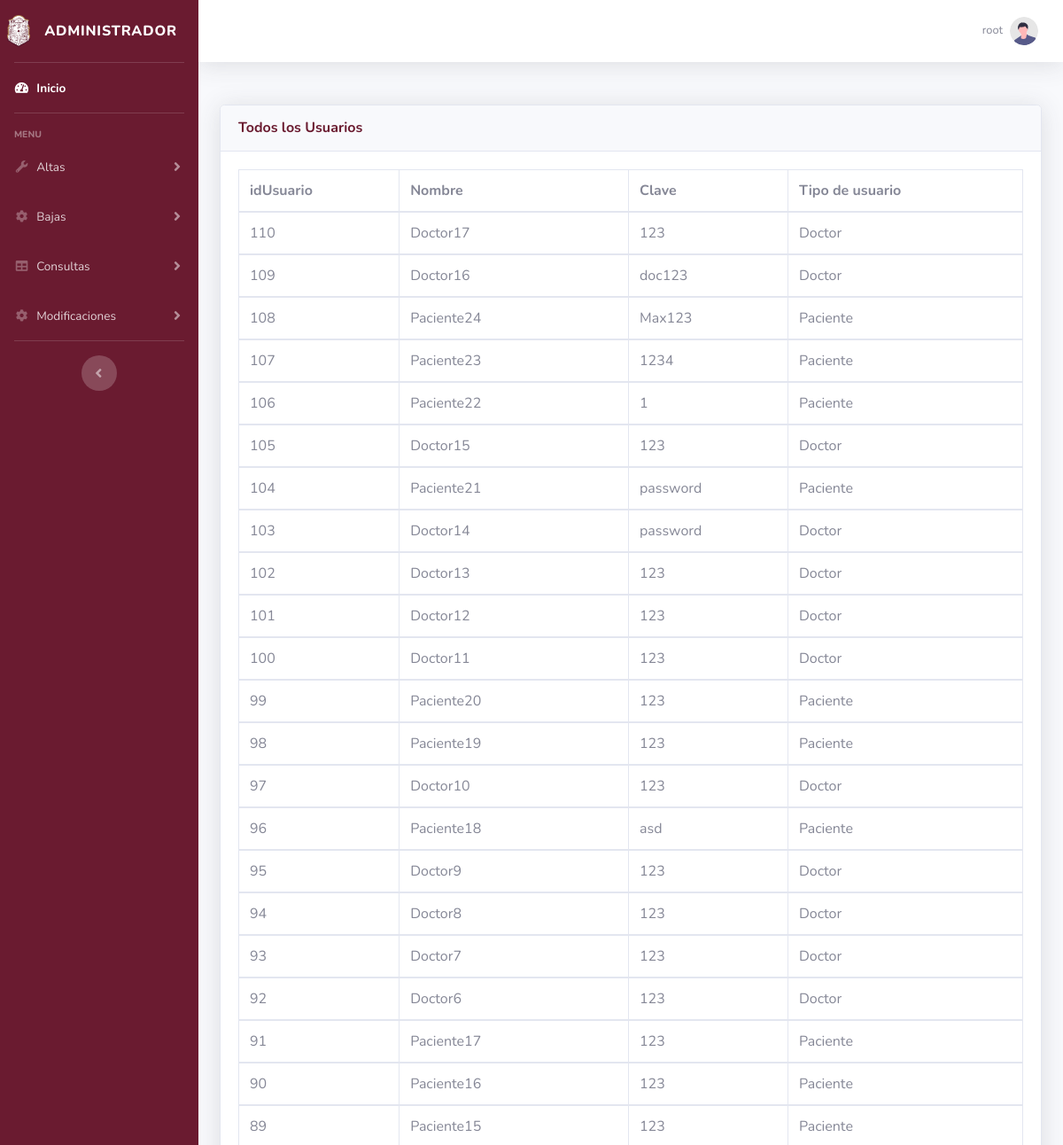
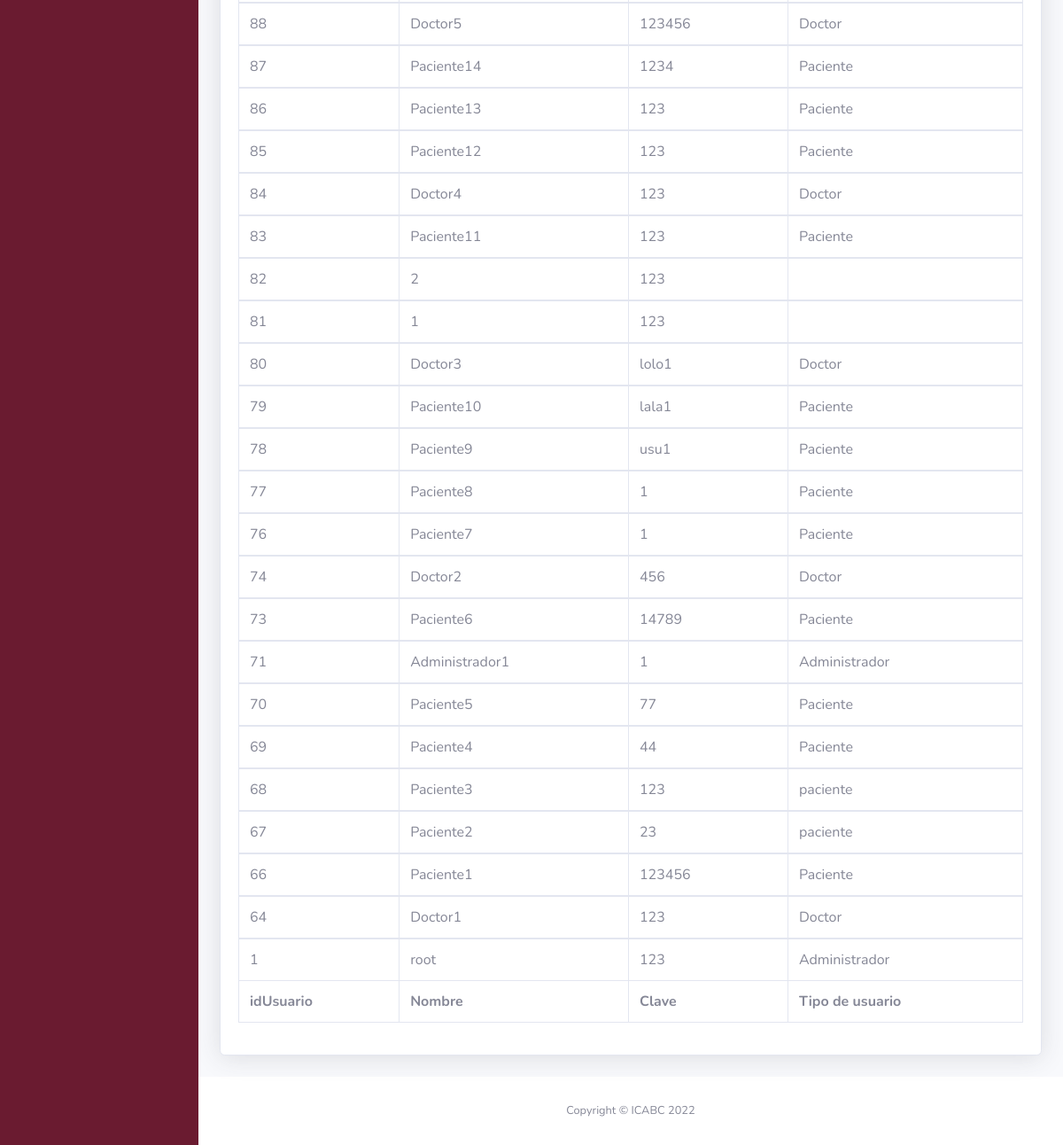
/Dash-TableUser.php (signed in), run on the app's committed database (2 pictures, top to bottom).
### tables this page shows
CREATE TABLE `usuarios` (
  `idUsuario` int(11) NOT NULL,
  `nombre` varchar(200) NOT NULL,
  `clave` varchar(200) NOT NULL,
  `tipoUsuario` varchar(200) NOT NULL
);

### Dash-TableUser.php (the view, shortened to what this page needs)
<html lang="en">
<head>
    <link href="vendor/fontawesome-free/css/all.min.css" rel="stylesheet" type="text/css">
    <link href="css/sb-admin-2.min.css" rel="stylesheet">
    <link href="vendor/datatables/dataTables.bootstrap4.min.css" rel="stylesheet">
</head>
<body id="page-top">
     <div id="wrapper">
      <ul class="navbar-nav bg-gradient-primary sidebar sidebar-dark accordion" id="accordionSidebar">
          <a class="sidebar-brand d-flex align-items-center justify-content-center" href="index.html">
                <div class="sidebar-brand-icon rotate-n-0">
                    <img src="Gob.png" alt="" width="26em">
                </div>
                <div class="sidebar-brand-text mx-3">Administrador</div>
            </a>
             <hr class="sidebar-divider my-0">
           <li class="nav-item active">
                <a class="nav-link" href="Dash-inicio.php">
                    <i class="fas fa-fw fa-tachometer-alt"></i>
                    <span>Inicio</span></a>
            </li>
             <hr class="sidebar-divider">
             <div class="sidebar-heading">
                Menu
            </div>
          <li class="nav-item">
                <a class="nav-link collapsed" href="#" data-toggle="collapse" data-target="#collapseUtilities"
                    aria-expanded="true" aria-controls="collapseUtilities">
                    <i class="fas fa-fw fa-wrench"></i>
                    <span>Altas</span>
                </a>
            </li>
         <li class="nav-item">
                <a class="nav-link collapsed" href="#" data-toggle="collapse" data-target="#collapseTwo"
                    aria-expanded="true" aria-controls="collapseTwo">
                    <i class="fas fa-fw fa-cog"></i>
                    <span>Bajas</span>
                </a>
            </li>
 <li class="nav-item">
                <a class="nav-link collapsed" href="#" data-toggle="collapse" data-target="#collapseTree"
                    aria-expanded="true" aria-controls="collapseTwo">
                     <i class="fas fa-fw fa-table"></i>
                    <span>Consultas</span>
                </a>
            </li>
 <li class="nav-item">
                <a class="nav-link collapsed" href="#" data-toggle="collapse" data-target="#collapse3"
                    aria-expanded="true" aria-controls="collapse3">
                    <i class="fas fa-fw fa-cog"></i>
                    <span>Modificaciones</span>
                </a>
            </li>
            <hr class="sidebar-divider d-none d-md-block">
            <div class="text-center d-none d-md-inline">
                <button class="rounded-circle border-0" id="sidebarToggle"></button>
            </div>
        </ul>
        <div id="content-wrapper" class="d-flex flex-column">
            <div id="content">
                <nav class="navbar navbar-expand navbar-light bg-white topbar mb-5 static-top shadow" >
                     <ul class="navbar-nav ml-auto">
                        <li class="nav-item dropdown no-arrow">
                            <a class="nav-link dropdown-toggle" href="#" id="userDropdown" role="button"
                                data-toggle="dropdown" aria-haspopup="true" aria-expanded="false">
                                <span class="mr-2 d-none d-lg-inline text-gray-600 small"><?php echo $_SESSION['usuarioAdmin']; ?></span>
                                <img class="img-profile rounded-circle"
                                    src="img/undraw_profile.svg">
                            </a>
                        </li>
                    </ul>
                </nav>
                <div class="container-fluid">
                    <div class="card shadow mb-4">
                        <div class="card-header py-3">
                            <h6 class="m-0 font-weight-bold text-primary">Todos los Usuarios</h6>
                        </div>
                        <div class="card-body">
                            <div class="table-responsive">
                                <table class="table table-bordered" id="dataTable2" width="100%" cellspacing="0">
                                    <thead>
                                        <tr>
                                            <th>idUsuario</th>
                                            <th>Nombre</th>
                                            <th>Clave</th>
                                            <th>Tipo de usuario</th>
                                        </tr>
                                    </thead>
                                    <tfoot>
                                        <tr>
                                             <th>idUsuario</th>
                                            <th>Nombre</th>
                                            <th>Clave</th>
                                            <th>Tipo de usuario</th>
                                        </tr>
                                    </tfoot>
                                     <?php
                                    include("./conexion.php");
                                    $sql="SELECT idUsuario,nombre,clave,tipoUsuario FROM usuarios ORDER BY idUsuario DESC";
                                    $ejecutar=mysqli_query($obj_conexion, $sql);
                                    while($fila=mysqli_fetch_array($ejecutar)){
                                    ?>
                                    <tbody>
                                        <tr>
                                             <td><?php echo $fila[0] ?></td>
                                           <td><?php echo $fila[1] ?></td>
                                            <td><?php echo $fila[2] ?></td>
                                           <td><?php echo $fila[3] ?></td>
                                        </tr>
                                    </tbody>
                                    <?php
                                    }
                                    ?>
                                </table>
                            </div>
                        </div>
                    </div>
                </div>
            </div>
            <footer class="sticky-footer bg-white">
                <div class="container my-auto">
                    <div class="copyright text-center my-auto">
                        <span>Copyright &copy; ICABC 2022</span>
                    </div>
                </div>
            </footer>
        </div>
    </div>
</body>
</html>

### data on the page
usuarios: idUsuario "110", nombre "Doctor17", clave "123", tipoUsuario "Doctor"
usuarios: idUsuario "109", nombre "Doctor16", clave "doc123", tipoUsuario "Doctor"
usuarios: idUsuario "108", nombre "Paciente24", clave "Max123", tipoUsuario "Paciente"
usuarios: idUsuario "107", nombre "Paciente23", clave "1234", tipoUsuario "Paciente"
usuarios: idUsuario "106", nombre "Paciente22", clave "1", tipoUsuario "Paciente"
usuarios: idUsuario "105", nombre "Doctor15", clave "123", tipoUsuario "Doctor"
usuarios: idUsuario "104", nombre "Paciente21", clave "password", tipoUsuario "Paciente"
usuarios: idUsuario "103", nombre "Doctor14", clave "password", tipoUsuario "Doctor"
usuarios: idUsuario "102", nombre "Doctor13", clave "123", tipoUsuario "Doctor"
usuarios: idUsuario "101", nombre "Doctor12", clave "123", tipoUsuario "Doctor"
usuarios: idUsuario "100", nombre "Doctor11", clave "123", tipoUsuario "Doctor"
usuarios: idUsuario "99", nombre "Paciente20", clave "123", tipoUsuario "Paciente"
usuarios: idUsuario "98", nombre "Paciente19", clave "123", tipoUsuario "Paciente"
usuarios: idUsuario "97", nombre "Doctor10", clave "123", tipoUsuario "Doctor"
usuarios: idUsuario "96", nombre "Paciente18", clave "asd", tipoUsuario "Paciente"
usuarios: idUsuario "95", nombre "Doctor9", clave "123", tipoUsuario "Doctor"
usuarios: idUsuario "94", nombre "Doctor8", clave "123", tipoUsuario "Doctor"
usuarios: idUsuario "93", nombre "Doctor7", clave "123", tipoUsuario "Doctor"
usuarios: idUsuario "92", nombre "Doctor6", clave "123", tipoUsuario "Doctor"
usuarios: idUsuario "91", nombre "Paciente17", clave "123", tipoUsuario "Paciente"
usuarios: idUsuario "90", nombre "Paciente16", clave "123", tipoUsuario "Paciente"
usuarios: idUsuario "89", nombre "Paciente15", clave "123", tipoUsuario "Paciente"
usuarios: idUsuario "88", nombre "Doctor5", clave "123456", tipoUsuario "Doctor"
usuarios: idUsuario "87", nombre "Paciente14", clave "1234", tipoUsuario "Paciente"
usuarios: idUsuario "86", nombre "Paciente13", clave "123", tipoUsuario "Paciente"
usuarios: idUsuario "85", nombre "Paciente12", clave "123", tipoUsuario "Paciente"
usuarios: idUsuario "84", nombre "Doctor4", clave "123", tipoUsuario "Doctor"
usuarios: idUsuario "83", nombre "Paciente11", clave "123", tipoUsuario "Paciente"
usuarios: idUsuario "82", nombre "2", clave "123"
usuarios: idUsuario "81", nombre "1", clave "123"
usuarios: idUsuario "80", nombre "Doctor3", clave "lolo1", tipoUsuario "Doctor"
usuarios: idUsuario "79", nombre "Paciente10", clave "lala1", tipoUsuario "Paciente"
usuarios: idUsuario "78", nombre "Paciente9", clave "usu1", tipoUsuario "Paciente"
usuarios: idUsuario "77", nombre "Paciente8", clave "1", tipoUsuario "Paciente"
usuarios: idUsuario "76", nombre "Paciente7", clave "1", tipoUsuario "Paciente"
usuarios: idUsuario "74", nombre "Doctor2", clave "456", tipoUsuario "Doctor"
usuarios: idUsuario "73", nombre "Paciente6", clave "14789", tipoUsuario "Paciente"
usuarios: idUsuario "71", nombre "Administrador1", clave "1", tipoUsuario "Administrador"
usuarios: idUsuario "70", nombre "Paciente5", clave "77", tipoUsuario "Paciente"
usuarios: idUsuario "69", nombre "Paciente4", clave "44", tipoUsuario "Paciente"
usuarios: idUsuario "68", nombre "Paciente3", clave "123", tipoUsuario "paciente"
usuarios: idUsuario "67", nombre "Paciente2", clave "23", tipoUsuario "paciente"
usuarios: idUsuario "66", nombre "Paciente1", clave "123456", tipoUsuario "Paciente"
usuarios: idUsuario "64", nombre "Doctor1", clave "123", tipoUsuario "Doctor"
usuarios: idUsuario "1", nombre "root", clave "123", tipoUsuario "Administrador"

### other printed values
$_SESSION['usuarioAdmin'] "root"
